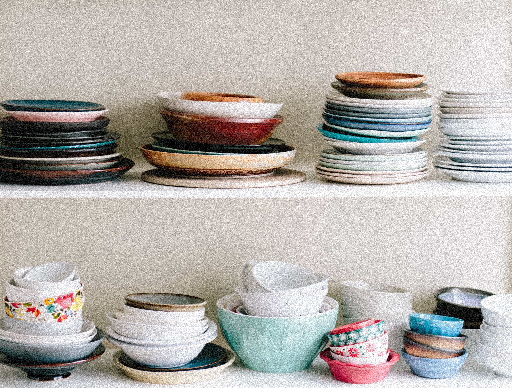
#> input picture Project1/inputs/test2.png, 512 x 388 px; the run also reads 1 picture not shown here
$ jupyter execute --allow-errors new_t1.ipynb
#> lines starting #> are read from the running program, lines starting #| are printed output that depends on the picture
[cell 1]
import numpy as np
import cv2
import math
import matplotlib.pyplot as plt # 주피터 환경에서 이미지 열어주는거
import statistics

# [60 lines left out: functions task1, apply_average_filter, not called in this run]


"""
    for i in range(k, len(apply_img)-k):
        for j in range(k, len(apply_img[0])-k):
            t = [0, 0, 0]
            for row in range(kernel_size):
                for col in range(kernel_size):
                    t += apply_img[i-k+row, j-k+col]  # * mask[row,col]

            new_img[i-k, j-k] = t/(kernel_size*kernel_size)
"""


# [73 lines left out: functions apply_median_filter, apply_bilateral_filter, not called in this run]

[cell 2]
def distance(x, y, i, j):
    return np.sqrt((x-i)**2 + (y-j)**2)


def gaussian(x, sigma):
    return (1.0 / (2 * math.pi * (sigma ** 2))) * math.exp(- (int(x) ** 2) / (2 * sigma ** 2))


# [25 lines left out: function abf, not called in this run]


"""
#      sigma_i = int(sigma_i)
    while i < diameter:
        j = 0
        while j < diameter:
            neighbour_x = x - (k - i)
            neighbour_y = y - (k - j)
            if neighbour_x >= len(border_add_img):
                neighbour_x -= len(border_add_img)
            if neighbour_y >= len(border_add_img[0]):
                neighbour_y -= len(border_add_img[0])

            gi = gaussian(border_add_img[neighbour_x][neighbour_y]
                          [color] - border_add_img[x][y][color], sigma_i)
            gs = gaussian(distance(neighbour_x, neighbour_y, x, y), sigma_s)
            w = gi * gs  # 최종 bilateral
            i_filtered += border_add_img[neighbour_x][neighbour_y][color] * w
            Wp += w
            j += 1
        i += 1
    i_filtered = i_filtered / Wp  # normalize?
    filtered_image[x][y][color] = int(round(i_filtered))
"""

[cell 3]
import math

img = cv2.imread('../inputs/test2.png', cv2.IMREAD_COLOR)
#> img is the input picture: shape (388, 512, 3); mean B, G, R 172.3, 176.6, 181.4
img2 = cv2.imread('../inputs/test2_clean.png', cv2.IMREAD_COLOR)

plt.imshow(cv2.cvtColor(img, cv2.COLOR_BGR2RGB))
plt.show()

#> (the rest of this cell did not finish here and is left out)

[cell 4]
apply_img = np.ones([img.shape[0]+2*2, img.shape[1]+2*2, img.shape[2]], dtype='uint8')*100
print(apply_img)
#> (printed output is left out)

[cell 5]
img = cv2.imread('../inputs/test2.png', cv2.IMREAD_COLOR)
img2 = cv2.imread('../inputs/test2_clean.png', cv2.IMREAD_COLOR)

for i in range(img.shape[0]):
    for j in range(img.shape[1]):
        img[i][j][0] = 0
        img[i][j][1] = 0
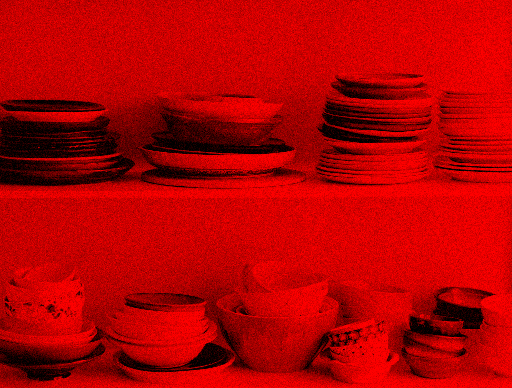
#> img: shape (388, 512, 3); mean B, G, R 0, 0, 181.4


plt.imshow(cv2.cvtColor(img, cv2.COLOR_BGR2RGB))
plt.show()
